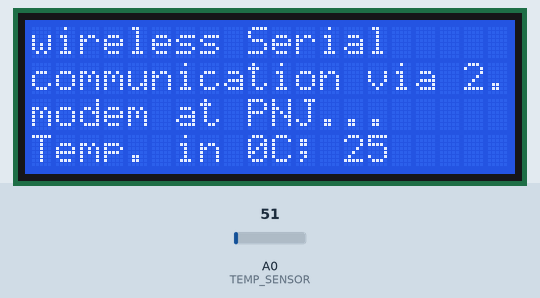
Recording of a sketch running on a simulated Arduino Uno, built with avr-gcc and run on an emulated ATmega328P. Parts: 20×4 character LCD. The test bench sets the inputs (shaded band); at power-on: A0 (TEMP_SENSOR) = 51. What the sketch prints to the serial monitor is not drawn.

Above: at 1.2 s.
1.3 s: A0 (TEMP_SENSOR) set to 61
At 2.5 s:
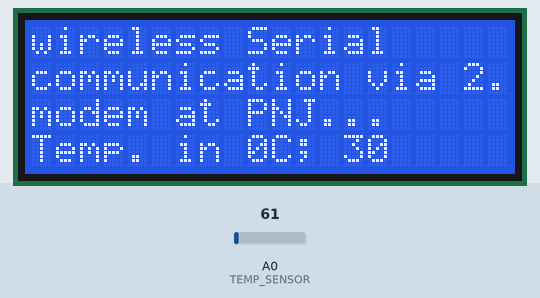
2.9 s: A0 (TEMP_SENSOR) set to 71
4.4 s: A0 (TEMP_SENSOR) set to 86
At 5.0 s:
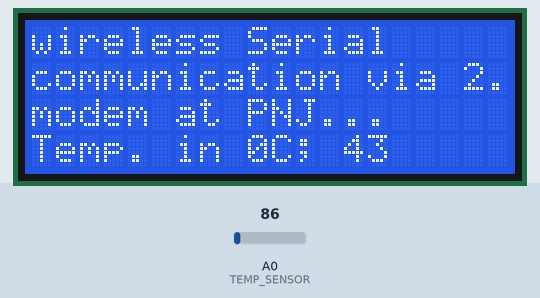
5.9 s: A0 (TEMP_SENSOR) set to 30
At 7.2 s:
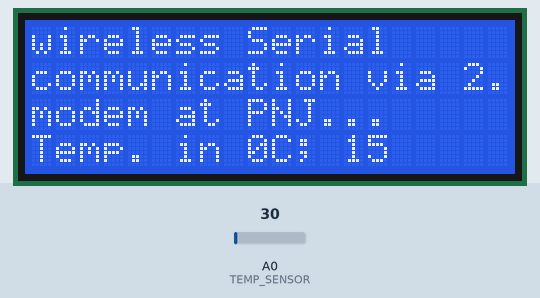
Timing chart, 0 to 8.4 s (numbered marks = the images above; inputs shaded):
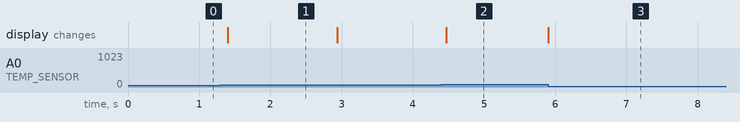

The sketch:

Bagian_Transmitter.ino
```cpp
#include <LiquidCrystal.h>
LiquidCrystal lcd(13, 12, 11, 10, 9, 8);
int TEMP_SENSOR = A0;
void setup()
{
  lcd.begin(20,4);
  Serial.begin(9600);
  lcd.setCursor(0,0);
  lcd.print("wireless Serial");
  lcd.setCursor(0,1);
  lcd.print("communication via 2.4 GHz");
  lcd.setCursor(0,2);
  lcd.print("modem at PNJ...");
}
void loop()
{
  int TEMP_SENSOR_ADC_VALUE = analogRead(TEMP_SENSOR);
  int TEMP_VAL=TEMP_SENSOR_ADC_VALUE/2;
  lcd.setCursor(0,3);
  lcd.print("Temp. in 0C;");
  lcd.setCursor(13,3);
  lcd.print(TEMP_VAL);
  Serial.write(TEMP_VAL);
  delay(100);
}
```

Measured:
- after the input at 1.3 s, the display: changes after 0.10 s (image 1)
- after the input at 4.4 s, the display: changes after 0.07 s (image 2)
- after the input at 5.9 s, the display: changes at once (image 3)
